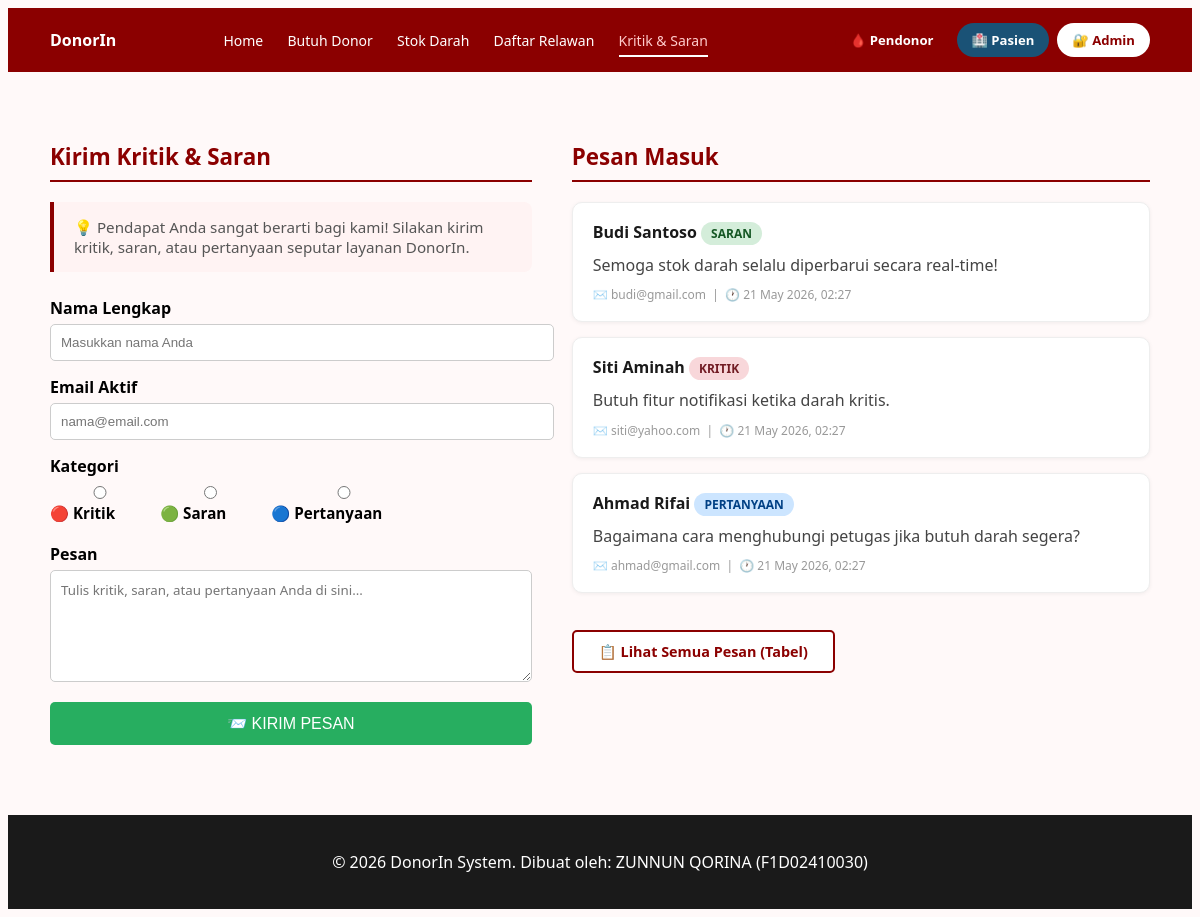
Page /pages/donor/kritik_saran.php on the earlier database version.
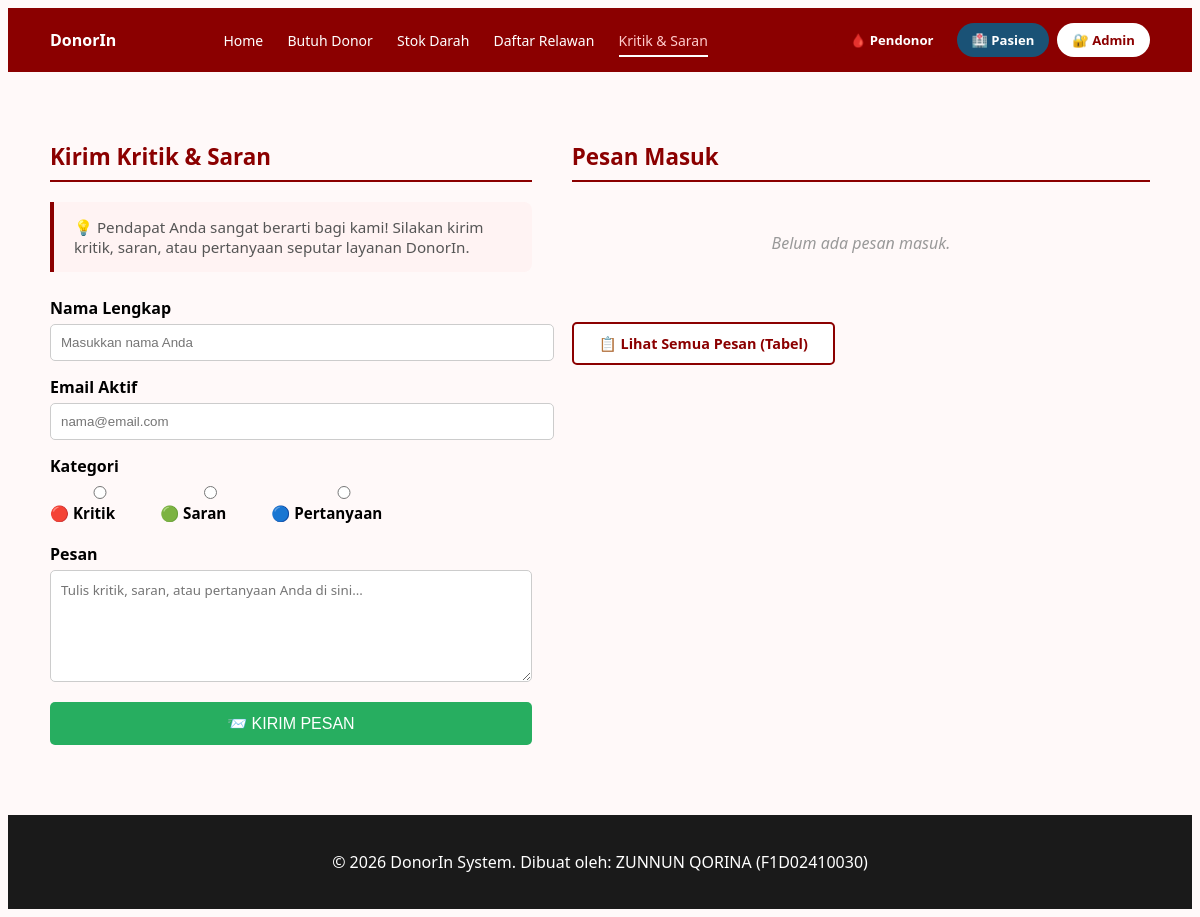
Same page on the later database version.
### tables this page shows
CREATE TABLE IF NOT EXISTS kritik_saran (
    id       INT AUTO_INCREMENT PRIMARY KEY,
    nama     VARCHAR(100) NOT NULL,
    email    VARCHAR(100) NOT NULL,
    kategori ENUM('kritik','saran','pertanyaan') NOT NULL,
    pesan    TEXT         NOT NULL,
    tanggal  DATETIME     DEFAULT CURRENT_TIMESTAMP
);

### pages/donor/kritik_saran.php (the view, shortened to what this page needs)
<?php
include 'koneksi.php';
?>
<!DOCTYPE html>
<html lang="id">
<head>
    <link rel="stylesheet" href="styles.css">
</head>
<body>
<?php include 'header.php'; ?>
<main class="wadah" style="padding: 50px 20px;">
    <div class="dua-kolom">
        <div class="kolom-kiri">
            <h2 class="judul-seksi">Kirim Kritik & Saran</h2>
            <div style="background:#fff3f3; border-left:4px solid #8b0000; padding:15px 20px;
                        border-radius:0 8px 8px 0; margin-bottom:25px; color:#555; font-size:0.95rem;">
                💡 Pendapat Anda sangat berarti bagi kami! Silakan kirim kritik, saran,
                atau pertanyaan seputar layanan DonorIn.
            </div>
            <form method="POST" action="kritik_saran.php">
                <div class="grup-form">
                    <label for="nama">Nama Lengkap</label>
                    <input type="text" id="nama" name="nama"
                           placeholder="Masukkan nama Anda" required>
                </div>
                <div class="grup-form">
                    <label for="email">Email Aktif</label>
                    <input type="email" id="email" name="email"
                           placeholder="nama@email.com" required>
                </div>
                <div class="grup-form">
                    <label>Kategori</label>
                    <div class="radio-grup">
                        <label class="radio-item">
                            <input type="radio" name="kategori" value="kritik" required> 🔴 Kritik
                        </label>
                        <label class="radio-item">
                            <input type="radio" name="kategori" value="saran"> 🟢 Saran
                        </label>
                        <label class="radio-item">
                            <input type="radio" name="kategori" value="pertanyaan"> 🔵 Pertanyaan
                        </label>
                    </div>
                </div>
                <div class="grup-form">
                    <label for="pesan">Pesan</label>
                    <textarea id="pesan" name="pesan" rows="5"
                        placeholder="Tulis kritik, saran, atau pertanyaan Anda di sini..."
                        style="width:100%; padding:10px; border-radius:5px; border:1px solid #ccc;
                               resize:vertical; font-family:inherit; box-sizing:border-box;"></textarea>
                </div>
                <button type="submit" name="kirim" class="tombol-kirim"
                        style="width:100%; padding:12px; font-size:1rem;">
                    📨 KIRIM PESAN
                </button>
            </form>
        </div>
        <div class="kolom-kanan">
            <h2 class="judul-seksi">Pesan Masuk</h2>
            <?php
            $query_tampil = "SELECT * FROM kritik_saran ORDER BY tanggal DESC";
            $hasil_tampil = mysqli_query($conn, $query_tampil);
            $jumlah       = mysqli_num_rows($hasil_tampil);
            if ($jumlah == 0) {
                echo '<p class="kosong">Belum ada pesan masuk.</p>';
            } else {
                while ($baris = mysqli_fetch_assoc($hasil_tampil)) {
                    $badge_class = 'badge-' . $baris['kategori'];
                    $tanggal_fmt = date('d M Y, H:i', strtotime($baris['tanggal']));
                    echo "
                    <div class='kartu-pesan'>
                        <h4>{$baris['nama']}
                            <span class='badge-kategori {$badge_class}'>{$baris['kategori']}</span>
                        </h4>
                        <p>" . htmlspecialchars($baris['pesan']) . "</p>
                        <div class='kartu-meta'>
                            ✉️ {$baris['email']} &nbsp;|&nbsp; 🕐 {$tanggal_fmt}
                        </div>
                    </div>";
                }
            }
            ?>
            <br>
            <a href="tampil_kritik.php"
               style="display:inline-block; background:white; color:#8b0000; border:2px solid #8b0000;
                      padding:10px 25px; border-radius:5px; font-weight:bold; text-decoration:none;
                      font-size:0.9rem;">
                📋 Lihat Semua Pesan (Tabel)
            </a>
        </div>
    </div>
</main>
<?php include 'footer.php'; ?>
</body>
</html>

Differences in the rows shown:
removed kritik_saran: nama "Budi Santoso", kategori "SARAN", pesan "Semoga stok darah selalu diperbarui secara real-time!", email "budi@gmail.com", tanggal "21 May 2026, 02:27"
removed kritik_saran: nama "Siti Aminah", kategori "KRITIK", pesan "Butuh fitur notifikasi ketika darah kritis.", email "siti@yahoo.com", tanggal "21 May 2026, 02:27"
removed kritik_saran: nama "Ahmad Rifai", kategori "PERTANYAAN", pesan "Bagaimana cara menghubungi petugas jika butuh darah segera?", email "ahmad@gmail.com", tanggal "21 May 2026, 02:27"
Other differences:
text now shown: "Belum ada pesan masuk."
